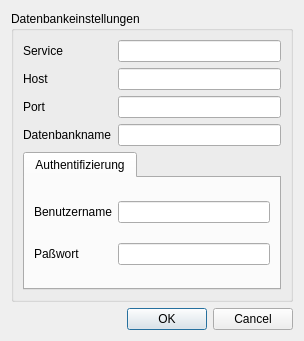
<?xml version="1.0" encoding="UTF-8"?>
<ui version="4.0">
 <class>conf</class>
 <widget class="QDialog" name="conf">
  <property name="geometry">
   <rect>
    <x>0</x>
    <y>0</y>
    <width>304</width>
    <height>341</height>
   </rect>
  </property>
  <property name="windowTitle">
   <string>XPlanung</string>
  </property>
  <layout class="QGridLayout" name="gridLayout">
   <item row="0" column="0">
    <widget class="QGroupBox" name="groupBox">
     <property name="title">
      <string>Datenbankeinstellungen</string>
     </property>
     <layout class="QGridLayout" name="gridLayout_2">
      <item row="0" column="0">
       <widget class="QLabel" name="label_6">
        <property name="text">
         <string>Service</string>
        </property>
        <property name="buddy">
         <cstring>leSERVICE</cstring>
        </property>
       </widget>
      </item>
      <item row="0" column="1">
       <widget class="QLineEdit" name="leSERVICE"/>
      </item>
      <item row="1" column="0">
       <widget class="QLabel" name="label_7">
        <property name="text">
         <string>Host</string>
        </property>
        <property name="buddy">
         <cstring>leHOST</cstring>
        </property>
       </widget>
      </item>
      <item row="1" column="1">
       <widget class="QLineEdit" name="leHOST">
        <property name="text">
         <string/>
        </property>
       </widget>
      </item>
      <item row="2" column="0">
       <widget class="QLabel" name="label_8">
        <property name="text">
         <string>Port</string>
        </property>
        <property name="buddy">
         <cstring>lePORT</cstring>
        </property>
       </widget>
      </item>
      <item row="2" column="1">
       <widget class="QLineEdit" name="lePORT">
        <property name="inputMask">
         <string>99999; </string>
        </property>
        <property name="text">
         <string/>
        </property>
       </widget>
      </item>
      <item row="3" column="0">
       <widget class="QLabel" name="label">
        <property name="text">
         <string>Datenbankname</string>
        </property>
        <property name="buddy">
         <cstring>leDBNAME</cstring>
        </property>
       </widget>
      </item>
      <item row="3" column="1">
       <widget class="QLineEdit" name="leDBNAME"/>
      </item>
      <item row="4" column="0" colspan="2">
       <widget class="QTabWidget" name="tabWidget">
        <property name="currentIndex">
         <number>0</number>
        </property>
        <widget class="QWidget" name="auth">
         <attribute name="title">
          <string>Authentifizierung</string>
         </attribute>
         <layout class="QGridLayout" name="gridLayout_3">
          <item row="0" column="0">
           <widget class="QLabel" name="label_2">
            <property name="text">
             <string>Benutzername</string>
            </property>
            <property name="buddy">
             <cstring>leUID</cstring>
            </property>
           </widget>
          </item>
          <item row="0" column="1">
           <widget class="QLineEdit" name="leUID">
            <property name="text">
             <string/>
            </property>
           </widget>
          </item>
          <item row="1" column="0">
           <widget class="QLabel" name="label_3">
            <property name="text">
             <string>Paßwort</string>
            </property>
            <property name="buddy">
             <cstring>lePWD</cstring>
            </property>
           </widget>
          </item>
          <item row="1" column="1">
           <widget class="QLineEdit" name="lePWD">
            <property name="text">
             <string/>
            </property>
            <property name="echoMode">
             <enum>QLineEdit::Password</enum>
            </property>
           </widget>
          </item>
         </layout>
        </widget>
       </widget>
      </item>
     </layout>
    </widget>
   </item>
   <item row="1" column="0">
    <widget class="QDialogButtonBox" name="bb">
     <property name="standardButtons">
      <set>QDialogButtonBox::Cancel|QDialogButtonBox::Ok</set>
     </property>
    </widget>
   </item>
  </layout>
 </widget>
 <tabstops>
  <tabstop>leSERVICE</tabstop>
  <tabstop>leHOST</tabstop>
  <tabstop>lePORT</tabstop>
  <tabstop>leDBNAME</tabstop>
  <tabstop>bb</tabstop>
 </tabstops>
 <resources/>
 <connections>
  <connection>
   <sender>bb</sender>
   <signal>accepted()</signal>
   <receiver>conf</receiver>
   <slot>accept()</slot>
   <hints>
    <hint type="sourcelabel">
     <x>236</x>
     <y>256</y>
    </hint>
    <hint type="destinationlabel">
     <x>236</x>
     <y>139</y>
    </hint>
   </hints>
  </connection>
  <connection>
   <sender>bb</sender>
   <signal>rejected()</signal>
   <receiver>conf</receiver>
   <slot>reject()</slot>
   <hints>
    <hint type="sourcelabel">
     <x>236</x>
     <y>256</y>
    </hint>
    <hint type="destinationlabel">
     <x>236</x>
     <y>139</y>
    </hint>
   </hints>
  </connection>
 </connections>
</ui>
